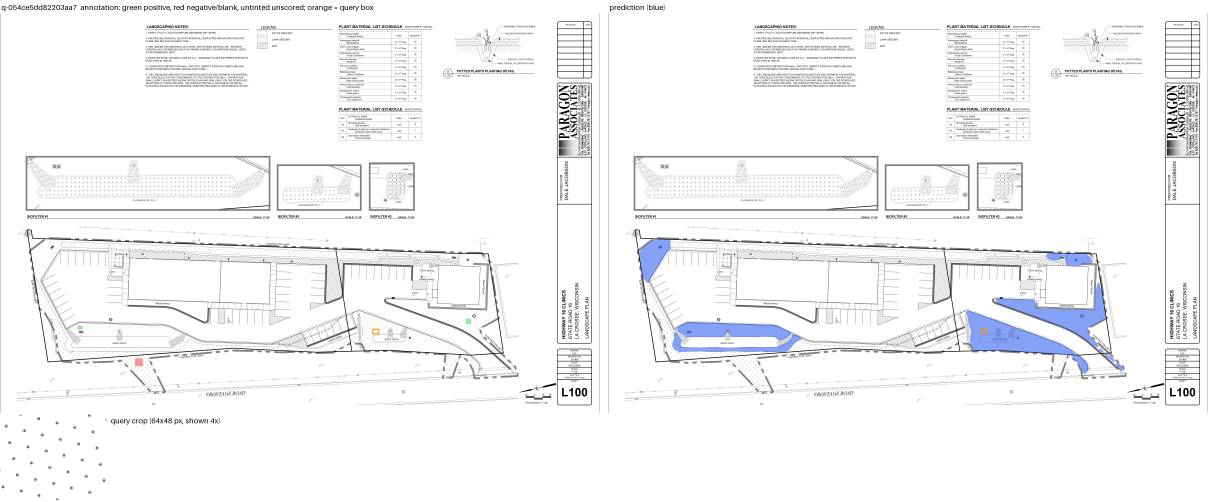
#> input picture assets/generated/report_q-054ce5dd82203aa7.png, 3624 x 1504 px (shown at 1/3 size)
$ python -i pixfeat.py   (imports and definitions only)   (older library calls are emulated)
#> lines starting #> are read from the running program, lines starting #| are printed output that depends on the picture; after the words box and inside, x2 and y2 are one past the last pixel; in counts of white or black regions, pixels touching at a corner belong together
"""Per-location features for the query-conditioned classifier. Shared by dev and inference."""
import cv2
import numpy as np

DOWN = 4  # classifier grid stride in native pixels
INK = 160


def _norm(f):
    f = f.astype(np.float32)
    return f / (np.linalg.norm(f, axis=-1, keepdims=True) + 1e-6)


# [22 lines left out: functions _cells, sample_grid, not called in this run]


def tone_maps(gray):
    """Low-res tone/ink statistics maps on the DOWN grid."""
    g = gray.astype(np.float32) / 255.0
    ink = (gray < INK).astype(np.float32)
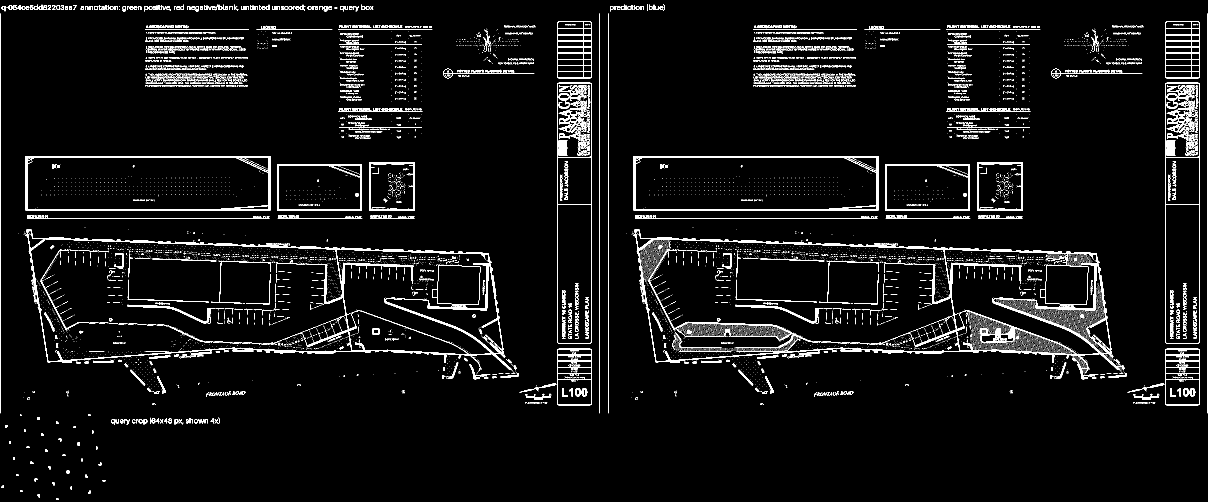
#> ink: shape (1504, 3624) float32 (shown at 1/3 size); values 0 (black) and 1 (white), 4.2% white; 14851 white regions (13589 under 20 px), largest, box (x1, y1, x2, y2) and area: (1903, 688, 3365, 1138) 29860, (79, 688, 1539, 1115) 23192, (77, 468, 811, 632) 7991
    h, w = gray.shape
#> h = 1504; w = 3624
    sz = (w // DOWN, h // DOWN)
#> sz = (906, 376)
    small = cv2.resize(g, sz, interpolation=cv2.INTER_AREA)
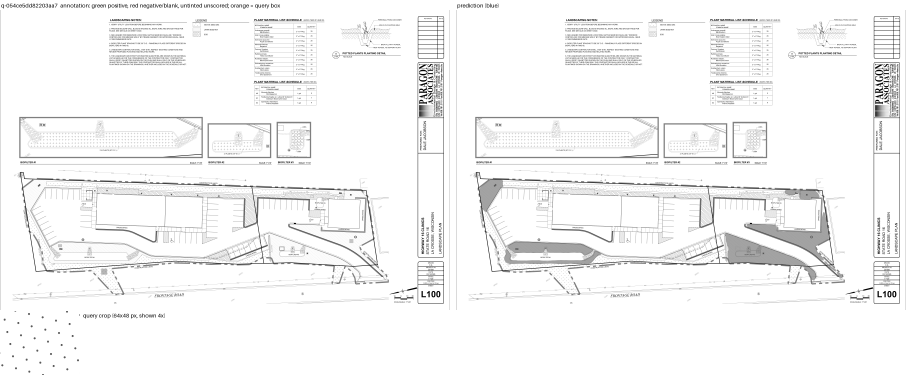
#> small: shape (376, 906) float32; min 0, max 1, mean 0.962
    small_ink = cv2.resize(ink, sz, interpolation=cv2.INTER_AREA)
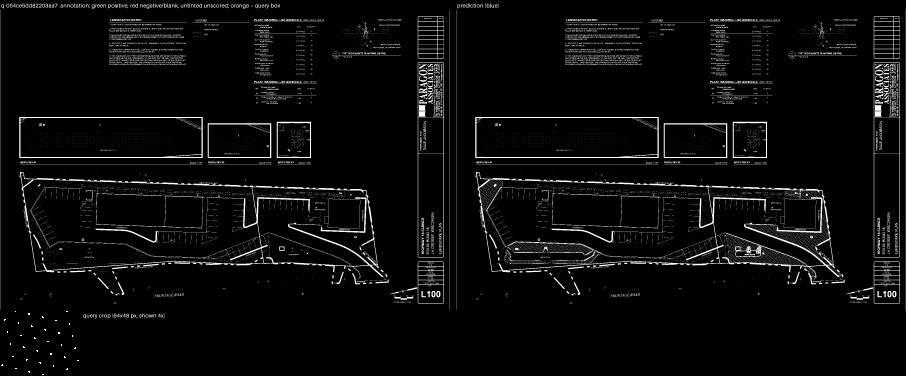
#> small_ink: shape (376, 906) float32; min 0, max 1, mean 0.0418
    maps = {}
    for r in (4, 12):  # radius in DOWN cells -> 16px, 48px
        k = 2 * r + 1
        m = cv2.blur(small, (k, k))
        m2 = cv2.blur(small * small, (k, k))
        maps[f"mean{r}"] = m
        maps[f"std{r}"] = np.sqrt(np.maximum(m2 - m * m, 0))
        maps[f"ink{r}"] = cv2.blur(small_ink, (k, k))
        maps[f"bg{r}"] = cv2.dilate(cv2.medianBlur((small * 255).astype(np.uint8), 5), np.ones((k, k), np.uint8)).astype(np.float32) / 255
#> this loop made 2 passes
#> pass 1, in tone_maps, `m = cv2.blur(small, (k, k))`:
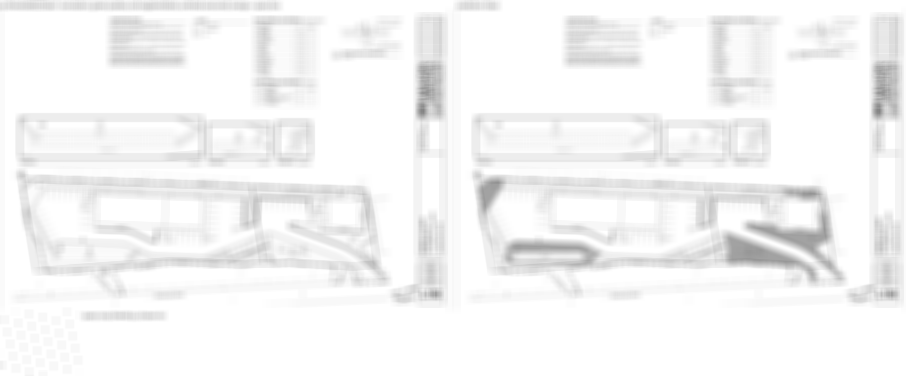
#> m: shape (376, 906) float32; min 0.516, max 1, mean 0.962
#> pass 1, in tone_maps, `m2 = cv2.blur(small * small, (k, k))`:
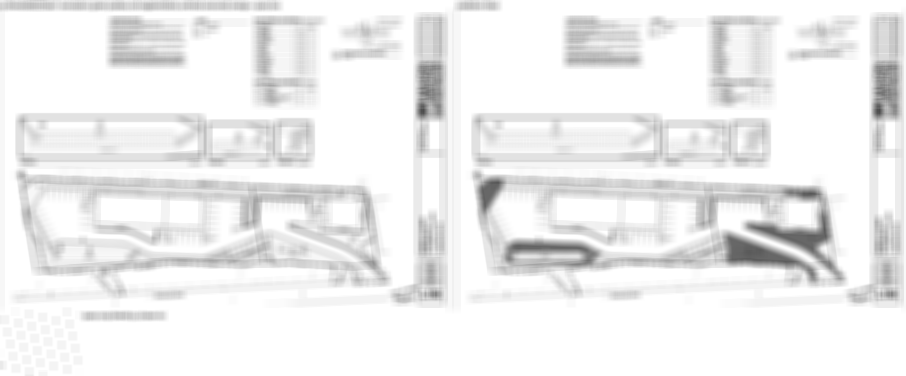
#> m2: shape (376, 906) float32; min 0.299, max 1, mean 0.936
#> pass 2, in tone_maps, `m2 = cv2.blur(small * small, (k, k))`:
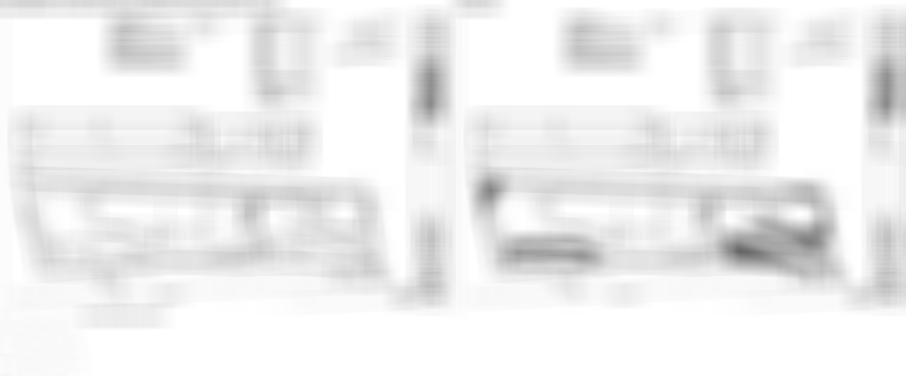
#> m2: shape (376, 906) float32; min 0.397, max 1, mean 0.936
#> after the loop, maps = 8 items
    # tone of non-ink paper: mean of small pixels that contain little ink
    paper = (small_ink < 0.05).astype(np.float32)
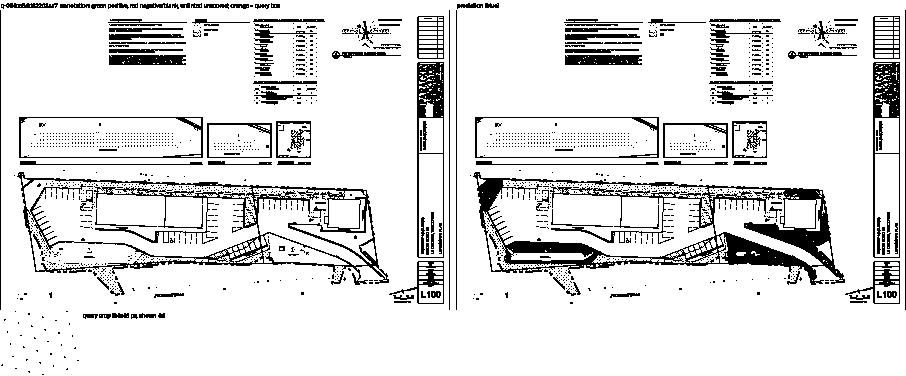
#> paper: shape (376, 906) float32; values 0 (black) and 1 (white), 87.7% white; 1592 black regions (1426 under 20 px), largest, box (x1, y1, x2, y2) and area: (473, 172, 845, 285) 10044, (17, 172, 389, 285) 6212, (417, 62, 444, 258) 1658
    for r in (4, 12):
        k = 2 * r + 1
        maps[f"paper{r}"] = cv2.blur(small * paper, (k, k)) / (cv2.blur(paper, (k, k)) + 1e-3)
        maps[f"paperfrac{r}"] = cv2.blur(paper, (k, k))
#> after the loop, maps = 12 items
    return maps


NBINS = 8


# [28 lines left out: functions hist_maps, _hist_compare, not called in this run]


class ImageContext:
    # [89 lines left out: functions __init__, query_features, sim_grids, features_at, not called in this run]

>>> import cv2
>>> picture = cv2.imread('../assets/generated/report_q-054ce5dd82203aa7.png', cv2.IMREAD_GRAYSCALE)
>>> result = tone_maps(picture)
#> result = 12 items

$ run again, on assets/generated/report_q-2ce4d7f461b8c90d.png
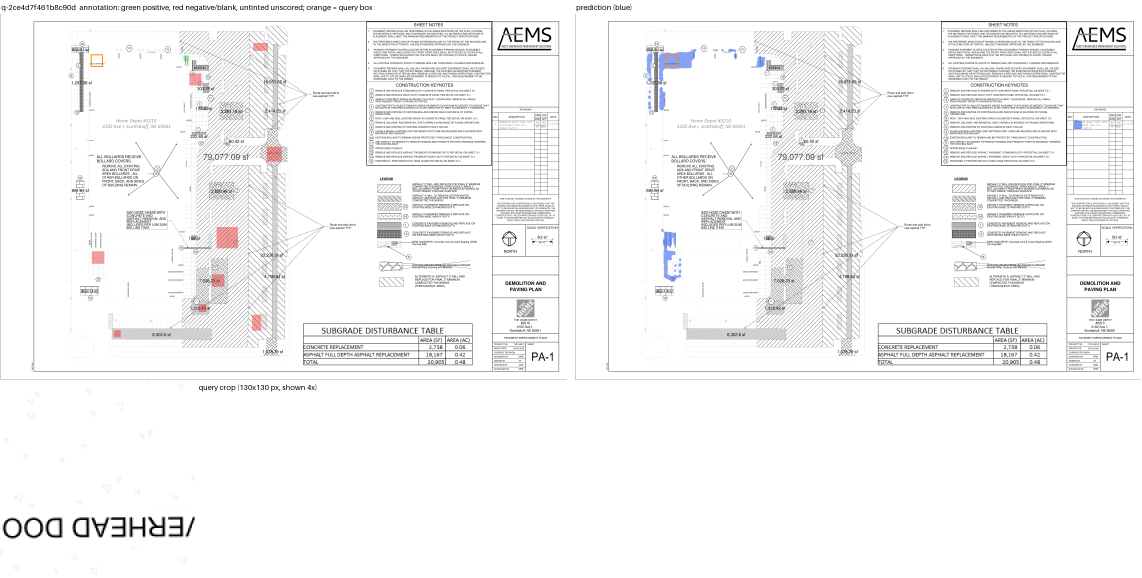
#> input picture assets/generated/report_q-2ce4d7f461b8c90d.png, 3424 x 1732 px (shown at 1/3 size)
#> in tone_maps, `ink = (gray < INK).astype(np.float32)`:
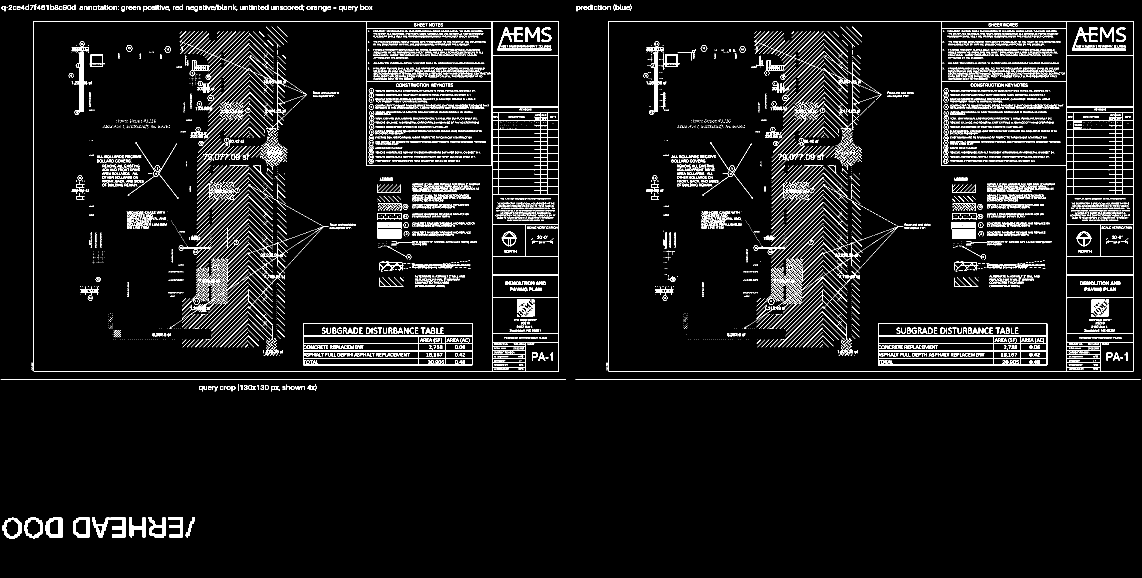
#> ink: shape (1732, 3424) float32 (shown at 1/3 size); values 0 (black) and 1 (white), 4.5% white in thin lines or dots
#> after the loop in tone_maps, `for r in (4, 12):`: maps = 8 items
#> in tone_maps, `paper = (small_ink < 0.05).astype(np.float32)`:
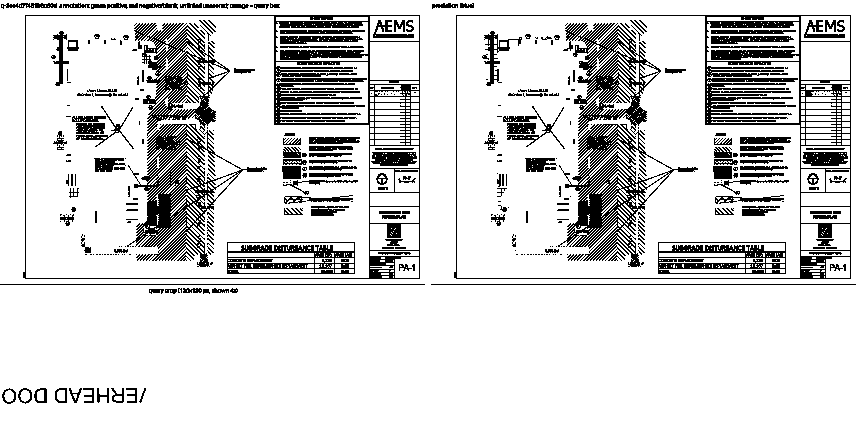
#> paper: shape (433, 856) float32; values 0 (black) and 1 (white), 84% white; 393 black regions (206 under 20 px), largest, box (x1, y1, x2, y2) and area: (127, 23, 267, 267) 9476, (558, 23, 698, 267) 9421, (454, 15, 851, 279) 8043
#> after the loop in tone_maps, `for r in (4, 12):`: maps = 12 items

$ run again, on assets/generated/report_q-94922c59b49228d9.png
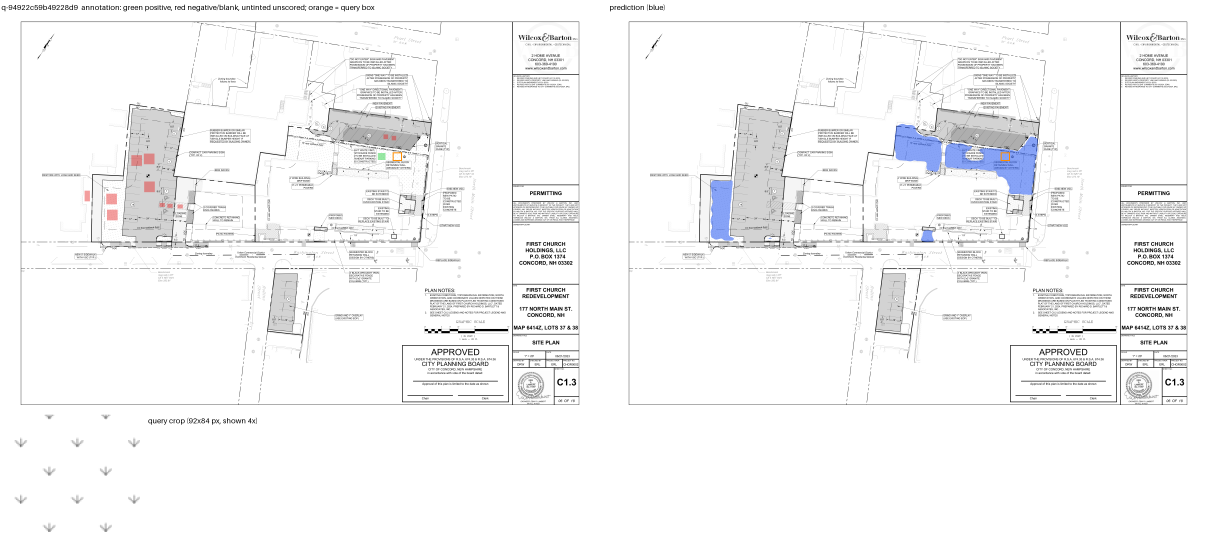
#> input picture assets/generated/report_q-94922c59b49228d9.png, 3624 x 1648 px (shown at 1/3 size)
#> in tone_maps, `ink = (gray < INK).astype(np.float32)`:
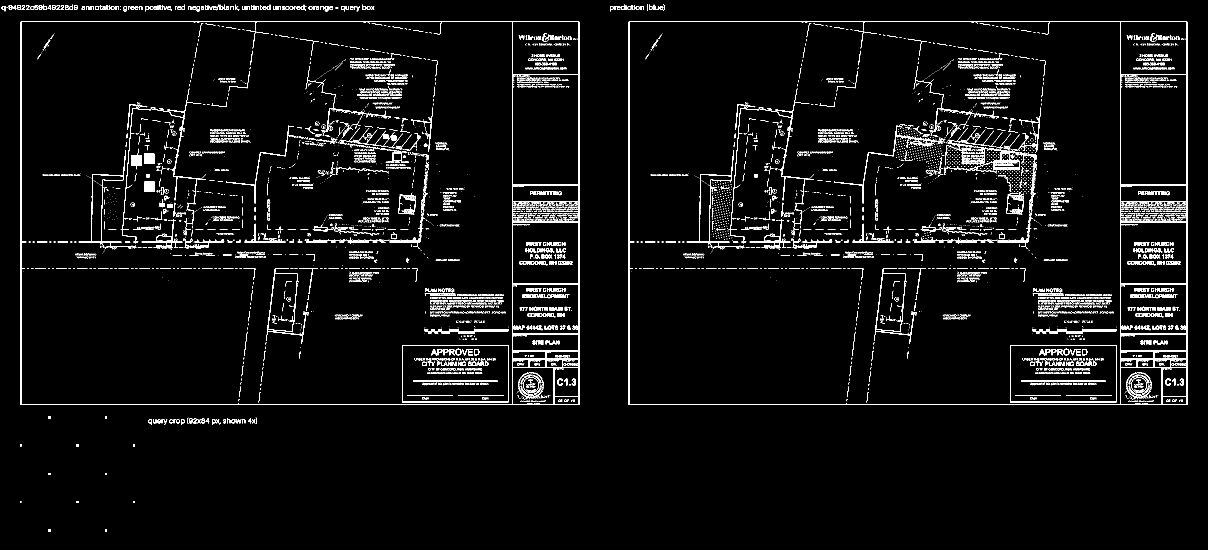
#> ink: shape (1648, 3624) float32 (shown at 1/3 size); values 0 (black) and 1 (white), 3.1% white in thin lines or dots
#> after the loop in tone_maps, `for r in (4, 12):`: maps = 8 items
#> in tone_maps, `paper = (small_ink < 0.05).astype(np.float32)`:
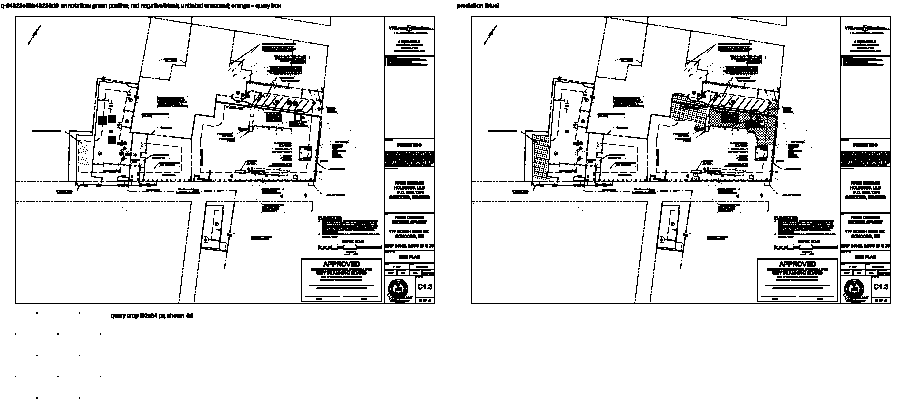
#> paper: shape (412, 906) float32; values 0 (black) and 1 (white), 90.2% white; 810 black regions (602 under 20 px), largest, box (x1, y1, x2, y2) and area: (15, 16, 435, 304) 4183, (471, 16, 891, 304) 4183, (625, 44, 782, 189) 3451
#> after the loop in tone_maps, `for r in (4, 12):`: maps = 12 items
